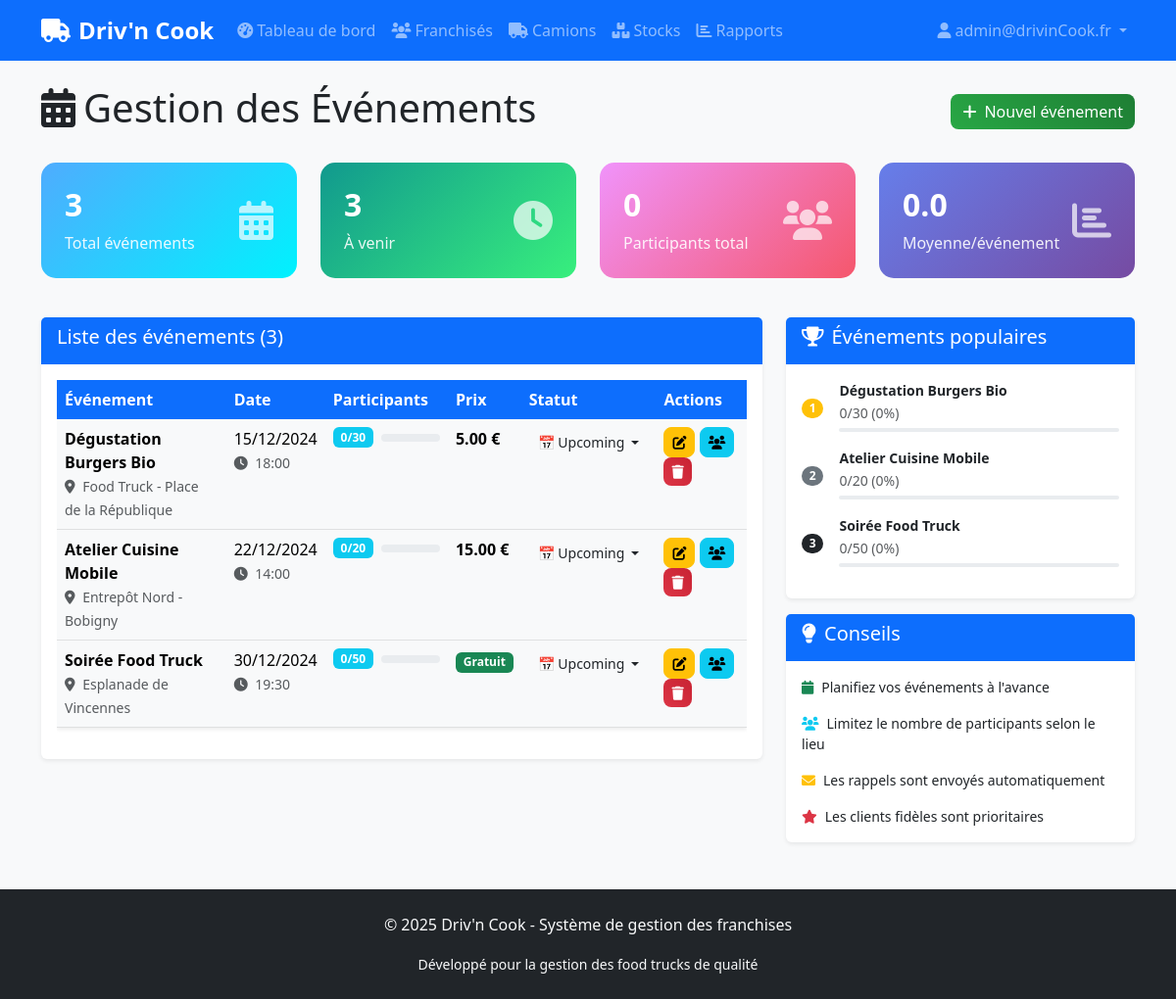
/admin/events.php (signed in), run on the app's committed database.
### tables this page shows
CREATE TABLE events (
    id INT AUTO_INCREMENT PRIMARY KEY,
    title VARCHAR(100) NOT NULL,
    description TEXT,
    event_date DATE NOT NULL,
    event_time TIME,
    location VARCHAR(100),
    max_participants INT DEFAULT 50,
    current_participants INT DEFAULT 0,
    price DECIMAL(8,2) DEFAULT 0,
    status ENUM('upcoming', 'active', 'completed', 'cancelled') DEFAULT 'upcoming',
    created_at TIMESTAMP DEFAULT CURRENT_TIMESTAMP
);

### admin/events.php (the view, shortened to what the rows shown need)
<?php
require_once '../includes/header.php';
$pdo = getDBConnection();
$action = $_GET['action'] ?? 'list';
$event_to_edit = null;
$events = $pdo->query("
    SELECT e.*,
           (e.max_participants - e.current_participants) as places_remaining,
           CASE
               WHEN e.event_date < CURDATE() THEN 'past'
               WHEN e.event_date = CURDATE() THEN 'today'
               ELSE 'future'
           END as time_status
    FROM events e
    ORDER BY e.event_date ASC, e.event_time ASC
")->fetchAll();
$popular_events = $pdo->query("
    SELECT title, current_participants, max_participants,
           (current_participants / max_participants * 100) as fill_rate
    FROM events
    WHERE max_participants > 0 AND status IN ('upcoming', 'completed')
    ORDER BY fill_rate DESC, current_participants DESC
    LIMIT 5
")->fetchAll();
?>
<div class="fade-in">
    <div class="d-flex justify-content-between align-items-center mb-4">
        <h1><i class="fas fa-calendar-alt me-2"></i>Gestion des Événements</h1>
    </div>
    <?php if ($action === 'add' || $action === 'edit'): ?>
        <div class="card">
            <div class="card-header">
                <h5><?php echo $action === 'add' ? 'Créer un événement' : 'Modifier l\'événement'; ?></h5>
            </div>
            <div class="card-body">
                <form method="POST" class="needs-validation" novalidate>
                    <?php if ($event_to_edit): ?>
                        <input type="hidden" name="id" value="<?php echo $event_to_edit['id']; ?>">
                    <?php endif; ?>
                    <div class="row">
                        <div class="col-md-8">
                            <div class="mb-3">
                                <label for="title" class="form-label">Titre de l'événement *</label>
                                <input type="text" class="form-control" id="title" name="title"
                                       value="<?php echo htmlspecialchars($event_to_edit['title'] ?? ''); ?>"
                                       required>
                            </div>
                        </div>
                        <div class="col-md-4">
                            <?php if ($action === 'edit'): ?>
                                <div class="mb-3">
                                    <label for="status" class="form-label">Statut</label>
                                    <select class="form-select" id="status" name="status">
                                        <option value="upcoming" <?php echo ($event_to_edit['status'] ?? '') === 'upcoming' ? 'selected' : ''; ?>>📅 À venir</option>
                                        <option value="active" <?php echo ($event_to_edit['status'] ?? '') === 'active' ? 'selected' : ''; ?>>🔴 En cours</option>
                                        <option value="completed" <?php echo ($event_to_edit['status'] ?? '') === 'completed' ? 'selected' : ''; ?>>✅ Terminé</option>
                                        <option value="cancelled" <?php echo ($event_to_edit['status'] ?? '') === 'cancelled' ? 'selected' : ''; ?>>❌ Annulé</option>
                                    </select>
                                </div>
                            <?php endif; ?>
                        </div>
                    </div>
                    <div class="mb-3">
                        <label for="description" class="form-label">Description</label>
                        <textarea class="form-control" id="description" name="description"
                                  rows="4"><?php echo htmlspecialchars($event_to_edit['description'] ?? ''); ?></textarea>
                    </div>
                    <div class="row">
                        <div class="col-md-4">
                            <div class="mb-3">
                                <label for="event_date" class="form-label">Date *</label>
                                <input type="date" class="form-control" id="event_date" name="event_date"
                                       value="<?php echo $event_to_edit['event_date'] ?? ''; ?>"
                                       min="<?php echo date('Y-m-d'); ?>" required>
                            </div>
                        </div>
                        <div class="col-md-4">
                            <div class="mb-3">
                                <label for="event_time" class="form-label">Heure</label>
                                <input type="time" class="form-control" id="event_time" name="event_time"
                                       value="<?php echo $event_to_edit['event_time'] ?? ''; ?>">
                            </div>
                        </div>
                        <div class="col-md-4">
                            <div class="mb-3">
                                <label for="price" class="form-label">Prix (€)</label>
                                <input type="number" class="form-control" id="price" name="price"
                                       step="0.01" min="0" value="<?php echo $event_to_edit['price'] ?? 0; ?>">
                                <div class="form-text">0 = Gratuit</div>
                            </div>
                        </div>
                    </div>
                    <div class="row">
                        <div class="col-md-8">
                            <div class="mb-3">
                                <label for="location" class="form-label">Lieu *</label>
                                <input type="text" class="form-control" id="location" name="location"
                                       value="<?php echo htmlspecialchars($event_to_edit['location'] ?? ''); ?>"
                                       placeholder="Ex: Food Truck - Place de la République" required>
                            </div>
                        </div>
                        <div class="col-md-4">
                            <div class="mb-3">
                                <label for="max_participants" class="form-label">Participants max *</label>
                                <input type="number" class="form-control" id="max_participants" name="max_participants"
                                       min="1" value="<?php echo $event_to_edit['max_participants'] ?? 50; ?>" required>
                                <?php if ($event_to_edit && $event_to_edit['current_participants'] > 0): ?>
                                    <div class="form-text text-warning">
                                        ⚠️ Actuellement <?php echo $event_to_edit['current_participants']; ?> inscrits
                                    </div>
                                <?php endif; ?>
                            </div>
                        </div>
                    </div>
                    <button type="submit" class="btn btn-success">
                        <i class="fas fa-save me-2"></i><?php echo $action === 'add' ? 'Créer l\'événement' : 'Modifier'; ?>
                    </button>
                </form>
            </div>
        </div>
    <?php else: ?>
        <div class="row">
            <div class="col-md-8">
                <div class="card">
                    <div class="card-body">
                        <?php if (empty($events)): ?>
                            <p class="text-muted text-center">Aucun événement programmé</p>
                        <?php else: ?>
                            <div class="table-responsive">
                                <table class="table table-hover">
                                    <thead>
                                        <tr>
                                            <th>Événement</th>
                                            <th>Date</th>
                                            <th>Participants</th>
                                            <th>Prix</th>
                                            <th>Statut</th>
                                            <th>Actions</th>
                                        </tr>
                                    </thead>
                                    <tbody>
                                        <?php foreach ($events as $event): ?>
                                            <tr class="<?php echo $event['time_status'] === 'past' ? 'table-light' : ''; ?>">
                                                <td>
                                                    <div>
                                                        <strong><?php echo htmlspecialchars($event['title']); ?></strong>
                                                        <br><small class="text-muted">
                                                            <i class="fas fa-map-marker-alt me-1"></i>
                                                            <?php echo htmlspecialchars($event['location']); ?>
                                                        </small>
                                                    </div>
                                                </td>
                                                <td>
                                                    <div><?php echo date('d/m/Y', strtotime($event['event_date'])); ?></div>
                                                    <?php if ($event['event_time']): ?>
                                                        <small class="text-muted">
                                                            <i class="fas fa-clock me-1"></i>
                                                            <?php echo date('H:i', strtotime($event['event_time'])); ?>
                                                        </small>
                                                    <?php endif; ?>
                                                </td>
                                                <td>
                                                    <div class="d-flex align-items-center">
                                                        <span class="badge bg-info me-2">
                                                            <?php echo $event['current_participants']; ?>/<?php echo $event['max_participants']; ?>
                                                        </span>
                                                        <div class="progress" style="width: 60px; height: 8px;">
                                                        </div>
                                                    </div>
                                                </td>
                                                <td>
                                                    <?php if ($event['price'] > 0): ?>
                                                        <strong><?php echo number_format($event['price'], 2); ?> €</strong>
                                                    <?php else: ?>
                                                        <span class="badge bg-success">Gratuit</span>
                                                    <?php endif; ?>
                                                </td>
                                                <td>
                                                    <div class="dropdown">
                                                        <button class="btn btn-sm dropdown-toggle status-<?php echo $event['status']; ?>"
                                                                data-bs-toggle="dropdown" style="min-width: 90px;">
                                                            <?php
                                                            $status_icons = [
                                                                'upcoming' => '📅',
                                                                'active' => '🔴',
                                                                'completed' => '✅',
                                                                'cancelled' => '❌'
                                                            ];
                                                            echo $status_icons[$event['status']] . ' ' . ucfirst($event['status']);
                                                            ?>
                                                        </button>
                                                    </div>
                                                </td>
                                                <td>
                                                    <a href="?action=edit&id=<?php echo $event['id']; ?>"
                                                       class="btn btn-sm btn-warning">
                                                        <i class="fas fa-edit"></i>
                                                    </a>
                                                    <button type="button" class="btn btn-sm btn-info"
                                                            data-bs-toggle="modal" data-bs-target="#participantsModal<?php echo $event['id']; ?>">
                                                        <i class="fas fa-users"></i>
                                                    </button>
                                                    <a href="?delete=<?php echo $event['id']; ?>"
                                                       class="btn btn-sm btn-danger btn-delete"
                                                       data-name="<?php echo htmlspecialchars($event['title']); ?>">
                                                        <i class="fas fa-trash"></i>
                                                    </a>
                                                </td>
                                            </tr>
                                        <?php endforeach; ?>
                                    </tbody>
                                </table>
                            </div>
                        <?php endif; ?>
                    </div>
                </div>
            </div>
            <div class="col-md-4">
                <div class="card">
                    <div class="card-body">
                        <?php if (empty($popular_events)): ?>
                            <p class="text-muted">Pas encore de données</p>
                        <?php else: ?>
                            <?php foreach ($popular_events as $index => $event): ?>
                                <div class="d-flex align-items-center mb-3">
                                    <div class="me-3">
                                        <span class="badge bg-<?php echo $index < 3 ? ['warning', 'secondary', 'dark'][$index] : 'light text-dark'; ?> rounded-pill">
                                            <?php echo $index + 1; ?>
                                        </span>
                                    </div>
                                    <div class="flex-grow-1">
                                        <div class="fw-bold small"><?php echo htmlspecialchars($event['title']); ?></div>
                                        <small class="text-muted">
                                            <?php echo $event['current_participants']; ?>/<?php echo $event['max_participants']; ?>
                                            (<?php echo number_format($event['fill_rate'], 0); ?>%)
                                        </small>
                                        <div class="progress mt-1" style="height: 4px;">
                                        </div>
                                    </div>
                                </div>
                            <?php endforeach; ?>
                        <?php endif; ?>
                    </div>
                </div>
            </div>
        </div>
    <?php endif; ?>
</div>
<?php require_once '../includes/footer.php'; ?>

### data on the page
events: title "Dégustation Burgers Bio", location "Food Truck - Place de la République", event_date "15/12/2024", event_time "18:00", current_participants "0", max_participants "30", price "5.00", status "📅", status "Upcoming", fill_rate "0"
events: title "Atelier Cuisine Mobile", location "Entrepôt Nord - Bobigny", event_date "22/12/2024", event_time "14:00", current_participants "0", max_participants "20", price "15.00", status "📅", status "Upcoming", fill_rate "0"
events: title "Soirée Food Truck", location "Esplanade de Vincennes", event_date "30/12/2024", event_time "19:30", current_participants "0", max_participants "50", price "Gratuit", status "📅", status "Upcoming", fill_rate "0"

### other printed values
$_SESSION['user_email'] "admin@drivinCook.fr"
$stats['total_events'] "3"
$stats['upcoming_events'] "3"
$stats['total_participants'] "0"
$stats['avg_participants'] "0.0"
count($events) "3"
